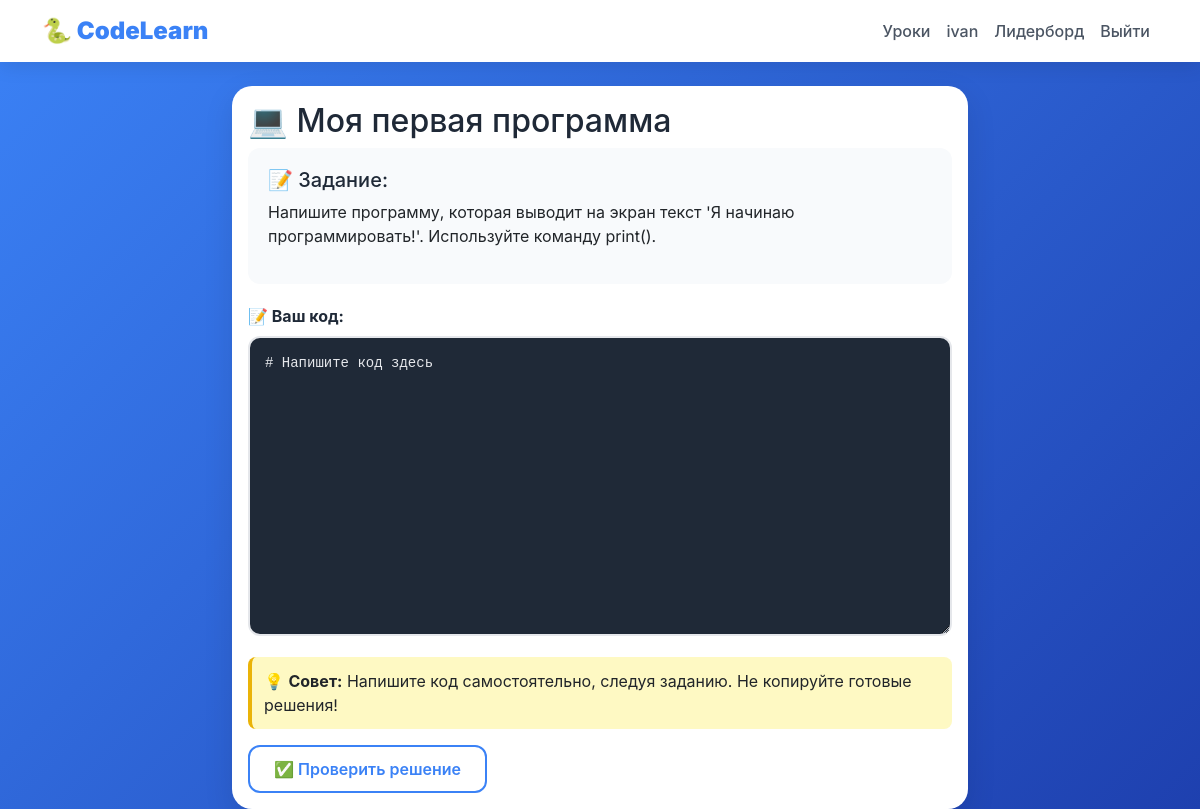
/task/1 (signed in), run on an earlier commit of the app's database.
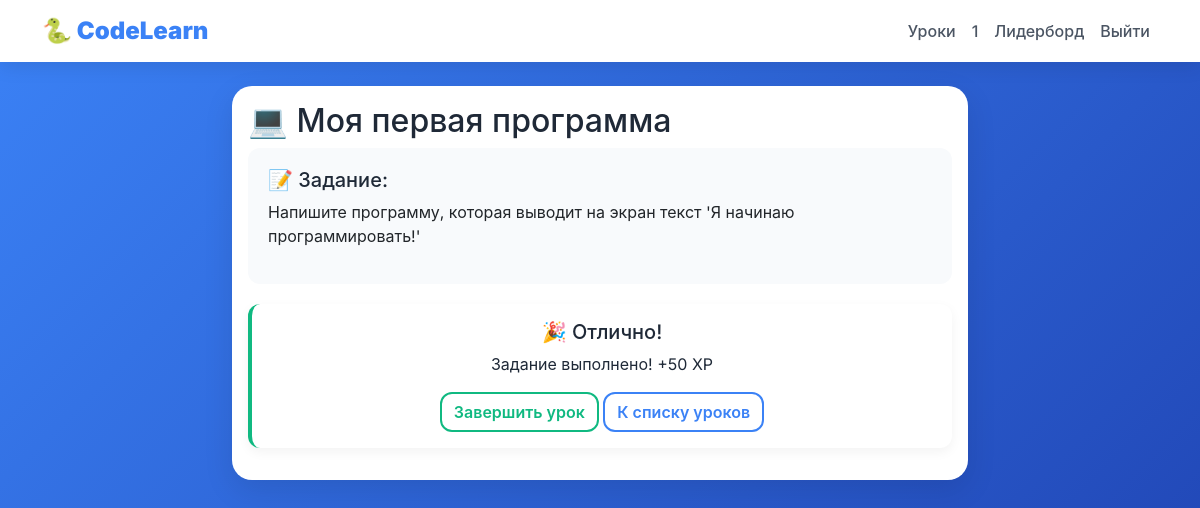
And on a later commit of the database.
### data/users.py (models this page shows, shortened)
class User(SqlAlchemyBase, UserMixin, SerializerMixin):
    __tablename__ = 'users'
    id = sqlalchemy.Column(sqlalchemy.Integer, primary_key=True, autoincrement=True)
    name = sqlalchemy.Column(sqlalchemy.String, nullable=True)
    about = sqlalchemy.Column(sqlalchemy.String, nullable=True)
    email = sqlalchemy.Column(sqlalchemy.String, index=True, unique=True, nullable=True)
    hashed_password = sqlalchemy.Column(sqlalchemy.String, nullable=True)
    age = sqlalchemy.Column(sqlalchemy.Integer, default=12)
    created_date = sqlalchemy.Column(sqlalchemy.DateTime, default=datetime.datetime.now)
    progress = orm.relationship('UserProgress', back_populates='user', uselist=False)
    achievements = orm.relationship('UserAchievement', back_populates='user')
    quiz_answers = orm.relationship('UserQuizAnswer', back_populates='user')
    task_solutions = orm.relationship('TaskSolution', back_populates='user')

### data/task.py (models this page shows)
class Task(SqlAlchemyBase, SerializerMixin):
    __tablename__ = 'tasks'
    id = sqlalchemy.Column(sqlalchemy.Integer, primary_key=True, autoincrement=True)
    lesson_id = sqlalchemy.Column(sqlalchemy.Integer, sqlalchemy.ForeignKey('lessons.id'))
    title = sqlalchemy.Column(sqlalchemy.String, nullable=False)
    description = sqlalchemy.Column(sqlalchemy.Text)
    initial_code = sqlalchemy.Column(sqlalchemy.Text, default='')
    test_code = sqlalchemy.Column(sqlalchemy.Text)
    language = sqlalchemy.Column(sqlalchemy.String, default='python')
    lesson = orm.relationship('Lesson')
    solutions = orm.relationship('TaskSolution', back_populates='task')

### main.py (the view, shortened to what this page needs)
@app.route('/task/<int:task_id>', methods=['GET', 'POST'])
@login_required
def task(task_id):
    db_sess = get_db()
    task_obj = db_sess.get(Task, task_id)
    if not task_obj:
        abort(404)
    solved_record = db_sess.query(TaskSolution).filter(TaskSolution.task_id == task_id, TaskSolution.user_id == current_user.id).first()
    solved = solved_record is not None and solved_record.solved
    return render_template("task.html", task=task_obj, solved=solved)

### data/db_session.py (called while the page is built)
def create_session() -> Session:
    global __factory
    return __factory()

### main.py (called while the page is built)
@app.teardown_appcontext
def shutdown_session(exception=None):
    db_sess = getattr(g, '_db_session', None)
    if db_sess:
        db_sess.close()

def get_db():
    if not hasattr(g, '_db_session'):
        g._db_session = db_session.create_session()
    return g._db_session

@login_manager.user_loader
def load_user(user_id):
    db_sess = get_db()
    return db_sess.get(User, user_id)

### templates/task.html (shortened to what this page needs)
{% extends "base.html" %}
{% block content %}
<div class="row">
    <div class="col-lg-8 mx-auto">
        <div class="card">
            <div class="card-body">
                <h2 class="card-title">💻 {{ task.title }}</h2>
                <div class="task-description">
                    <h5>📝 Задание:</h5>
                    {% set lines = task.description.split('\n') %}
                    {% for line in lines %}
                        <p>{{ line }}</p>
                    {% endfor %}
                </div>
                {% if solved %}
                    <div class="alert alert-success text-center">
                        <h5>🎉 Отлично!</h5>
                        <p>Задание выполнено! +50 XP</p>
                        <div class="mt-3">
                            <a href="/lesson/{{ task.lesson_id }}/complete" class="btn btn-success">Завершить урок</a>
                            <a href="/lessons" class="btn btn-outline-primary">К списку уроков</a>
                        </div>
                    </div>
                {% else %}
                    <form method="POST">
                        <label class="form-label fw-bold">📝 Ваш код:</label>
                        <textarea name="code" class="code-editor" rows="12" placeholder='# Напишите свой код здесь
# Например:
# print("Привет, мир!")'>{{ task.initial_code }}</textarea>
                        <div class="hint">
                            💡 <strong>Совет:</strong> Напишите код самостоятельно, следуя заданию. Не копируйте готовые решения!
                        </div>
                        <button type="submit" class="btn btn-primary mt-3">✅ Проверить решение</button>
                    </form>
                {% endif %}
            </div>
        </div>
    </div>
</div>
{% endblock %}

### templates/base.html (shortened to what this page needs)
<!DOCTYPE html>
<html lang="ru">
<head>
    <link href="https://cdn.jsdelivr.net/npm/bootstrap@5.1.3/dist/css/bootstrap.min.css" rel="stylesheet">
</head>
<body>
    <div class="code-bg" id="codeBg"></div>
    <nav class="navbar navbar-expand-lg navbar-light">
        <div class="container">
            <a class="navbar-brand" href="/">
                <strong>🐍 CodeLearn</strong>
            </a>
            <div class="collapse navbar-collapse" id="navbarNav">
                <ul class="navbar-nav ms-auto">
                    {% if current_user.is_authenticated %}
                        <li class="nav-item">
                            <a class="nav-link" href="/lessons">Уроки</a>
                        </li>
                        <li class="nav-item">
                            <a class="nav-link" href="/profile">{{ current_user.name }}</a>
                        </li>
                        <li class="nav-item">
                            <a class="nav-link" href="/leaderboard">Лидерборд</a>
                        </li>
                        <li class="nav-item">
                            <a class="nav-link" href="/logout">Выйти</a>
                        </li>
                    {% endif %}
                </ul>
            </div>
        </div>
    </nav>
    <div class="container mt-4" style="position: relative; z-index: 10;">
        {% block content %}{% endblock %}
    </div>
</body>
</html>

What changed in the data, as far as the page shows it:
changed User: name "ivan" → "1"
changed Task "Моя первая программа": description "Напишите программу, которая выводит на экран текст 'Я начинаю программировать!'. Используйте команду print()." → "Напишите программу, которая выводит на экран текст 'Я начинаю программировать!'"; code "# Напишите код здесь" → (not shown)
Also different on the page:
text no longer shown: "📝 Ваш код: 💡 Совет: Напишите код самостоятельно, следуя заданию. Не копируйте готовые решения! ✅ Проверить решение"
text now shown: "🎉 Отлично! Задание выполнено! +50 XP Завершить урок К списку уроков"
